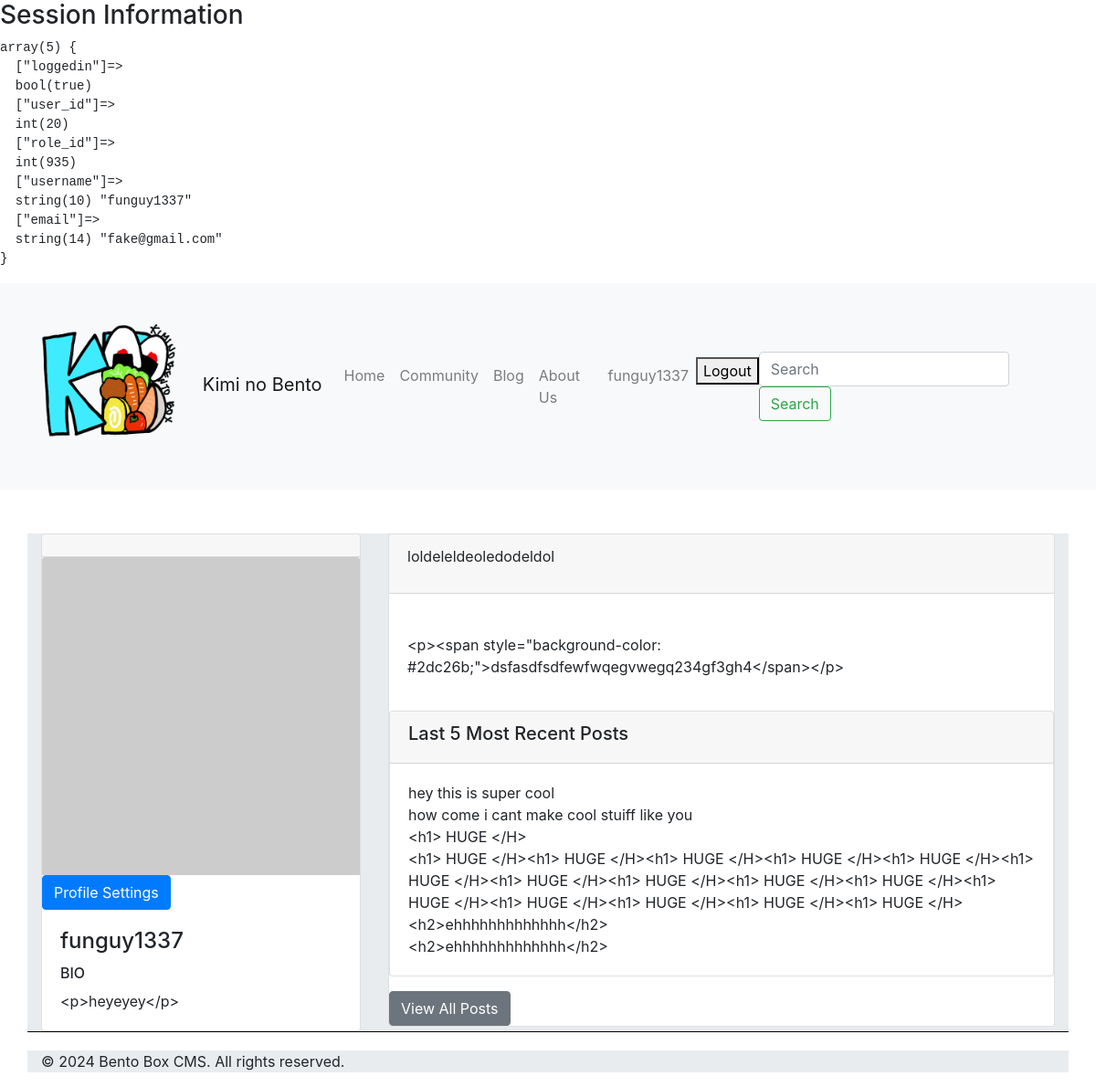
Page /user/account.php (signed in) on the committed database.
### tables this page shows
CREATE TABLE `profiles` (
  `profiles_id` int(11) NOT NULL,
  `profiles_about` varchar(255) DEFAULT NULL,
  `profiles_introtitle` varchar(100) DEFAULT NULL,
  `profiles_introtext` text DEFAULT NULL,
  `user_id` int(11) DEFAULT NULL
);

CREATE TABLE `posts` (
  `post_id` int(11) NOT NULL,
  `topic_id` int(11) DEFAULT NULL,
  `author_id` int(11) DEFAULT NULL,
  `title` text NOT NULL,
  `content` text NOT NULL,
  `created_at` timestamp NOT NULL DEFAULT current_timestamp()
);

### classes/database.classes.php (called while the page is built)
<?php
class Database
{
    protected function connection()
    {
        $dsn = 'mysql:host=localhost;dbname=knb_database;charset=utf8';
        $user = 'cms_user';
        $pass = 'youllnevergeussthispassworditslong';
        try {
            $db = new PDO($dsn, $user, $pass);
            $db->setAttribute(PDO::ATTR_ERRMODE, PDO::ERRMODE_EXCEPTION);
            return $db;
        } catch (PDOException $e) {
            throw new Exception("Error connecting to the database: " . $e->getMessage());
        }
    }
}

### classes/profileinfo.classes.php (called while the page is built, shortened)
<?php
class ProfileInfo extends Database
{
    protected function getProfileInfo($user_id)
    {
        try {
            $stmt = $this->connection()->prepare('SELECT * FROM profiles WHERE user_id = ?');
            $stmt->bindValue(1, $user_id, PDO::PARAM_INT);
            $stmt->execute();
            $profileData = $stmt->fetchAll(PDO::FETCH_ASSOC);
            return $profileData;
        } catch (PDOException $e) {
            header("Location: ../index.php");
            exit();
        }
    }
    protected function getUserPosts($user_id)
    {
        try {
            $stmt = $this->connection()->prepare('SELECT title, content FROM posts WHERE author_id = ?');
            $stmt->bindValue(1, $user_id, PDO::PARAM_INT);
            $stmt->execute();
            $posts = $stmt->fetchAll(PDO::FETCH_ASSOC);
            return $posts;
        } catch (PDOException $e) {
            header("Location: ../index.php");
            exit();
        }
    }
}

### classes/profileInfo-view.classes.php (the view, shortened to what this page needs)
<?php
class ProfileInfoView extends ProfileInfo
{
    public function fetchAbout($user_id)
    {
        $profileInfo = $this->getProfileInfo($user_id);
        echo $profileInfo[0]["profiles_about"];
    }
    public function fetchTitle($user_id)
    {
        $profileInfo = $this->getProfileInfo($user_id);
        echo $profileInfo[0]["profiles_introtitle"];
    }
    public function fetchText($user_id)
    {
        $profileInfo = $this->getProfileInfo($user_id);
        echo $profileInfo[0]["profiles_introtext"];
    }
    public function fetchPosts($user_id)
    {
        $posts = $this->getUserPosts($user_id);
        foreach ($posts as $post) {
            echo $post["title"] . "<br>";
            echo $post["content"] . "<br>";
        }
    }
}

### inc/header.inc.php (shortened to what this page needs)
<!DOCTYPE html>
<html lang="en">
<head>
    <link rel="stylesheet" href="<?php echo CSS_URL; ?>bootstrap-grid.min.css" />
    <link rel="stylesheet" href="<?php echo CSS_URL; ?>bootstrap.min.css" />
    <link rel="stylesheet" href="<?php echo CSS_URL; ?>styles.css" />
</head>
<body>
    <div>
        <h3>Session Information</h3>
        <pre><?php var_dump($_SESSION); ?></pre>
    </div>
    <nav class="navbar navbar-expand-lg navbar-light bg-light">
        <a class="navbar-brand" href="#">
            <img src="<?php echo IMG_URL; ?>logo kimi no bento.png" alt="Logo" width="200" height="200" class="d-inline-block">
            Kimi no Bento
        </a>
        <div class="collapse navbar-collapse" id="navbarSupportedContent">
            <ul class="navbar-nav mr auto">
                <li class="nav-item"><a class="nav-link" href=" <?php echo BASE_URL; ?>index.php">Home</a></li>
                <li class="nav-item"><a class="nav-link" href="<?php echo BASE_URL; ?>community.php?category=all">Community</a></li>
                <li class="nav-item"><a class="nav-link" href="<?php echo BASE_URL; ?>blog.php">Blog</a></li>
                <li class="nav-item"><a class="nav-link" href="<?php echo BASE_URL; ?>about.php">About Us</a></li>
                <?php if (isset($_SESSION['user_id'])) : ?>
                    <li class="nav-item"><a class="nav-link" href="<?php echo BASE_URL; ?>user/account.php"><?php echo $_SESSION['username']; ?></a></li>
                    <li>
                        <form method="post">
                            <button type="submit" name="logout">Logout</button>
                        </form>
                    </li>
                <?php else : ?>
                    <li class="nav-item"><a class="nav-link" href="<?php echo BASE_URL; ?>user/login.php">Login / Register </a></li>
                <?php endif; ?>
            </ul>
            <form class="form-inline my-2 my-lg-0">
                <input class="form-control mr-sm-2" type="search" placeholder="Search" aria-label="Search">
                <button class="btn btn-outline-success my-2 my-sm-0" type="submit">Search</button>
            </form>
        </div>
    </nav>

### user/account.php (shortened to what this page needs)
<?php
include('../inc/header.inc.php');
include('../classes/database.classes.php');
include('../classes/profileinfo.classes.php');
include('../classes/profileinfo-view.classes.php');
$profileInfo = new ProfileInfoView();
?>
<div class="container mt-5">
    <div class="row">
        <div class="col-md-4">
            <div class="card">
                <div class="card-header">
                </div>
                <div class="profile-info-img"><img src="https://via.placeholder.com/150" class="card-img-top" alt="Profile Picture">
                    <a href="profile_settings.php" class="btn btn-primary">Profile Settings</a>
                </div>
                <div class="card-body">
                    <h4 class="card-title"> <?php echo $_SESSION["username"]; ?>
                    </h4>
                    <h6>BIO</h6>
                    <p class="card-text">
                        <?php $profileInfo->fetchAbout($_SESSION["user_id"]); ?>
                    </p>
                </div>
            </div>
        </div>
        <div class="col-md-8">
            <div class="card">
                <div class="card-header">
                    <p>
                        <?php $profileInfo->fetchTitle($_SESSION["user_id"]); ?>
                    </p>
                </div>
                <div class="card-body">
                    <div class="form-group">
                        <p class="form-control-static">
                            <?php $profileInfo->fetchText($_SESSION["user_id"]); ?>
                        </p>
                    </div>
                </div>
                <div class="card">
                    <div class="card-header">
                        <h5>Last 5 Most Recent Posts</h5>
                    </div>
                    <div class="card-body">
                        <?php
                        $profileInfo->fetchPosts($_SESSION["user_id"]);
                        ?>
                    </div>
                </div>
                <div class="mt-3">
                    <a href="view_all_posts.php" class="btn btn-secondary">View All Posts</a>
                </div>
            </div>
        </div>
    </div>
</div>
<?php
include('../inc/footer.inc.php');
?>

### inc/footer.inc.php
<footer>
    <div class="container">
        <p>&copy; 2024 Bento Box CMS. All rights reserved.</p>
    </div>
</footer>
</body>
</html>

### CSS/styles.css (style rules this page uses)
.container { margin-top: 20px; background-color: #e9ecef; }
.row { margin-bottom: 10px; border-bottom: 1px solid #000000; }

### rows in the picture
profiles: profiles_about "<p>heyeyey</p>", profiles_introtitle "loldeleldeoledodeldol", profiles_introtext "<p><span style=\"background-color: #2dc26b;\">dsfasdfsdfewfwqegvwegq234gf3gh4</span></p>"
posts: title "hey this is super cool", content "how come i cant make cool stuiff like you"
posts: title "<h1> HUGE </H>", content "<h1> HUGE </H><h1> HUGE </H><h1> HUGE </H><h1> HUGE </H><h1> HUGE </H><h1> HUGE </H><h1> HUGE </H><h1> HUGE </H><h1> HUGE </H><h1> HUGE </H><h1> HUGE </H><h1> HUGE </H><h1> HUGE </H><h1> HUGE </H><h1> HUGE </H>"
posts: title "<h2>ehhhhhhhhhhhhh</h2>", content "<h2>ehhhhhhhhhhhhh</h2>"

### other values in the picture
$_SESSION['username'] "funguy1337"
$_SESSION["username"] "funguy1337"
